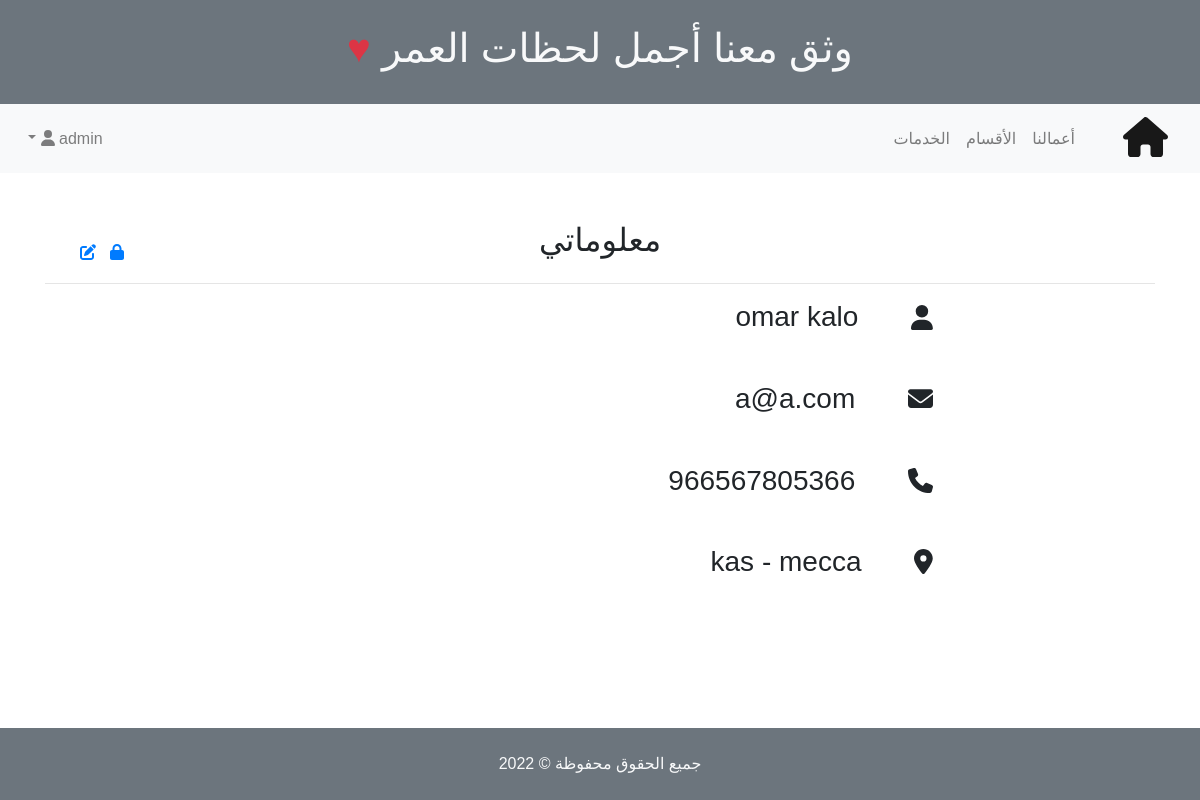
The app's page /accounts/profile/admin (signed in), older data.
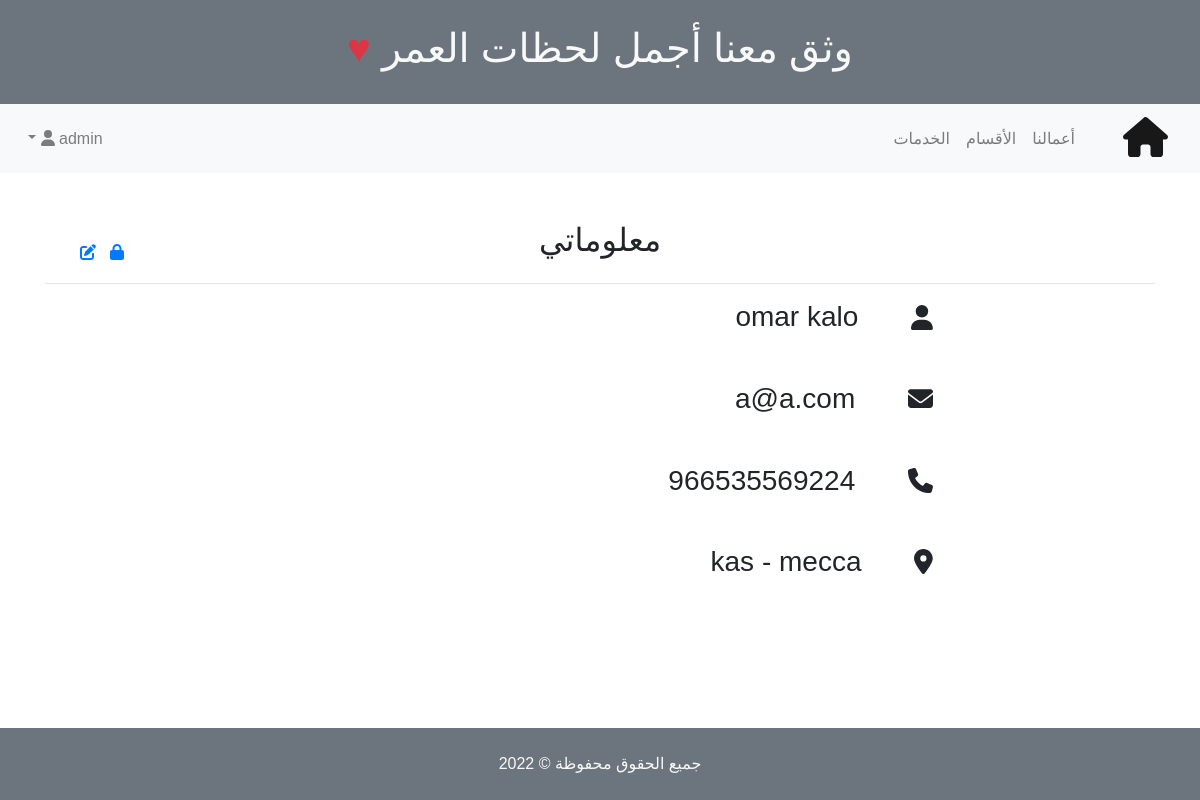
The same page, newer data.
### accounts/models.py (models this page shows, shortened)
class Profile(models.Model):
    user = models.OneToOneField(User, on_delete=models.CASCADE, verbose_name=_('المستخدم'), related_name='user_id')
    user_phone = models.CharField(max_length=15, blank=True, null=True, verbose_name=_('الجوال'))
    user_address = models.CharField(max_length=50, blank=True, null=True, verbose_name=_('العنوان'))
    user_slug = models.SlugField(verbose_name=_("الرابط"), blank=True, null=True)

### accounts/views.py (the view)
# urls.py: path('profile/<str:userURL>', views.profile, name='profile'),
@login_required(login_url='/accounts')
def profile(request, userURL):
    user_profile = Profile.objects.get(user_slug = userURL)
    return render(request, 'profile/profile.html', {'user_profile':user_profile})

### home/context_processors.py (called while the page is built)
def base_processors(request):
    categories = Category.objects.all()
    if request.user.is_authenticated:
        user_profile = Profile.objects.get(user = request.user).user_slug
    else:
        user_profile = {}
    return {
        'profile_slug':user_profile,
        'categories':categories,
    }

### accounts/templates/profile/profile.html
{% extends 'base.html' %}
{% block content %}
<div class="container">
    <section class="text-center mt-5 row profile">
        <article class="col-md">
            <header class="text-center profile-header">
                <h2>معلوماتي</h2>
                <a href="{% url 'accounts:profile_edit' %}">
                    <i class="fa fa-edit" title="تحديث المعلومات"></i>
                </a>
                <a href="{% url 'password_change' %}">
                    <i class="fa fa-lock" title="تغيير كلمة المرور"></i>
                </a>
                <hr>
            </header>
            <article class="text-right profile-info">
                {% if user_profile.user.first_name and user_profile.user.last_name %}
                <h3 class="mb-5">
                    <i class="fa fa-user profile-info-icon"></i>
                    {{user_profile.user.first_name}} {{user_profile.user.last_name}}
                </h3>
                {% endif %}
                {% if user_profile.user.email %}
                <h3 class="mb-5">
                    <i class="fa fa-envelope profile-info-icon"></i>
                    {{user_profile.user.email}}
                </h3>
                {% endif %}
                {% if user_profile.user_phone %}
                <h3 class="mb-5">
                    <i class="fa fa-phone profile-info-icon"></i>
                    {{user_profile.user_phone}}
                </h3>
                {% endif %}
                {% if user_profile.user_address %}
                <h3 class="mb-5">
                    <i class="fa fa-map-marker-alt profile-info-icon"></i>
                    {{user_profile.user_address}}
                </h3>
                {% endif %}
            </article>
        </article>
    </section>
</div>
{% endblock content %}

Row changes from the older to the newer data that the page shows:
changed Profile "kas - mecca": user_phone "966567805366" → "966535569224"
